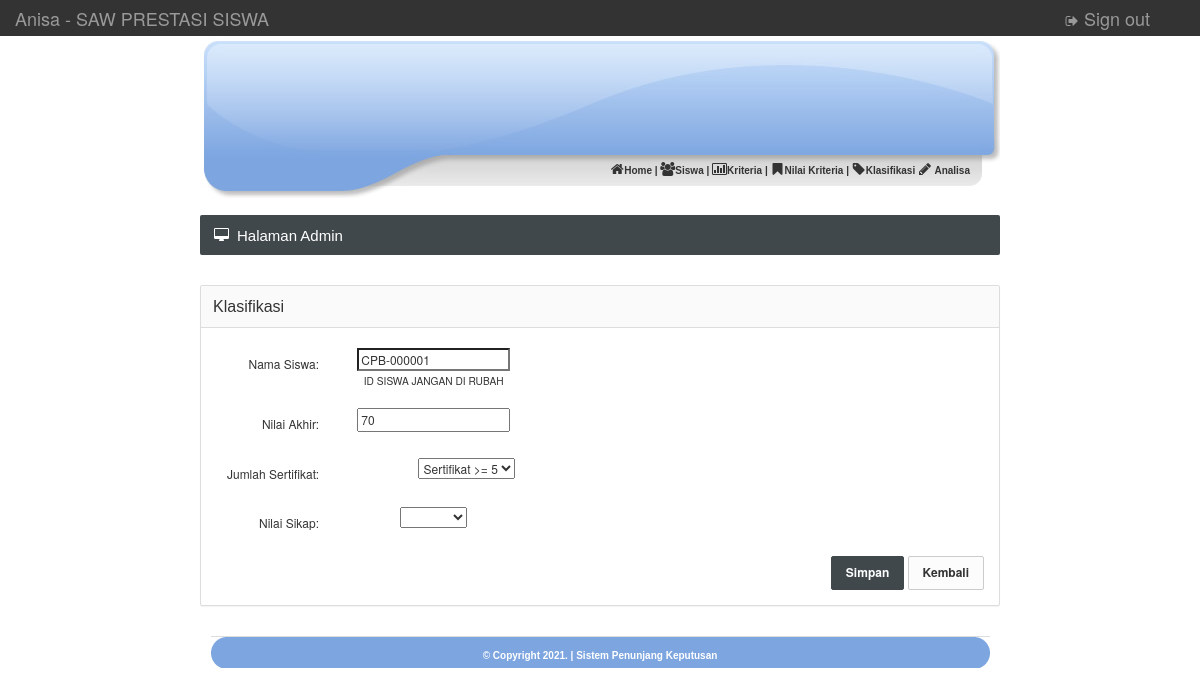
The app's page /admin/klasifikasi_edit.php?id_klasifikasi=18 (signed in) with its own data.
### tables this page shows
CREATE TABLE `klasifikasi` (
  `id_klasifikasi` int(5) NOT NULL,
  `id_mhs` varchar(10) NOT NULL,
  `nilai_akhir` double NOT NULL,
  `sertifikat` double NOT NULL,
  `nilai_sikap` double NOT NULL
);

CREATE TABLE `himpunan` (
  `id_himpunan` int(5) NOT NULL,
  `id_kriteria` int(5) NOT NULL,
  `namahimpunan` varchar(100) NOT NULL,
  `nilai` varchar(100) NOT NULL,
  `keterangan` varchar(100) NOT NULL
);

### admin/klasifikasi_edit.php (the view, shortened to what this page needs)
<?php
include "head.php";
?>
<?php include "menu.php"; ?>
</div>
<br />
<div id="content">
    <div class="page-title">
        <h5><i class="fa fa-desktop"></i> Halaman Admin</h5>
    </div>
    <?php
    $id_klasifikasi = $_GET['id_klasifikasi'];
    $query = mysqli_query($conn, "SELECT * FROM klasifikasi WHERE id_klasifikasi='" . $id_klasifikasi . "'");
    $dataku = mysqli_fetch_array($query);
    ?>
    <form class="form-horizontal" action="klasifikasi_edit.php" method="post" role="form">
        <div class="panel panel-default">
            <div class="panel-heading">
                <h6 class="panel-title">Klasifikasi</h6>
            </div>
            <div class="panel-body">
                <div class="form-group">
                    <label class="col-sm-2 control-label text-right">Nama Siswa:</label>
                    <div class="col-sm-3">
                        <input type="text" name='id_mhs' id='id_mhs' value="<?= $dataku['id_mhs'] ?>" required >
                        <small><br>
                            ID SISWA JANGAN DI RUBAH</small>
                    </div>
                </div>
                <div class="form-group">
                    <label class="col-sm-2 control-label text-right">Nilai Akhir:</label>
                    <div class="col-sm-3">
                        <input type="number" name='nilai_akhir' id='id_akhir' value="<?= $dataku['nilai_akhir']?>">
                    </div>
                </div>
                <div class="form-group">
                    <label class="col-sm-2 control-label text-right">Jumlah Sertifikat:</label>
                    <div class="col-sm-4">
                        <select name='sertifikat' data-placeholder="Pilih Penghasilan Ortu..." class="required select">
                            <?php
                            $query = "SELECT * FROM himpunan where id_kriteria='7' order by id_himpunan asc";
                            $hasil = mysqli_query($conn, $query);
                            while ($data = mysqli_fetch_array($hasil)) :
                            ?>
                                <option value='<?= $data['nilai'] ?>' <?= $data['nilai'] === $dataku['sertifikat'] ? 'selected' : '' ?>> <?= $data['namahimpunan'] ?> </option>
                            <?php endwhile; ?>
                        </select>
                    </div>
                </div>
                <div class="form-group">
                    <label class="col-sm-2 control-label text-right">Nilai Sikap:</label>
                    <div class="col-sm-3">
                        <select name='nilai_sikap' data-placeholder="Pilih nilai_sikap..." class="required select">
                            <option></option>
                            <?php
                            $query = "SELECT * FROM himpunan where id_kriteria='8' order by id_himpunan asc";
                            $hasil = mysqli_query($conn, $query);
                            while ($data = mysqli_fetch_array($hasil)) :
                            ?>
                                <option value='<?= $data['nilai'] ?>' <?= $data['nilai'] === $dataku['nilai_sikap'] ? 'selected' : '' ?>> <?= $data['namahimpunan'] ?> </option>
                            <?php endwhile; ?>
                        </select>
                    </div>
                </div>
                <div class="form-action text-right">
                    <input type="submit" name="simpan" value="Simpan" class="btn btn-primary">
                    <input type="button" name="kembali" value="Kembali" onClick="javascript:history.back()" class="btn btn-default">
                </div>
            </div>
        </div>
    </form>
    <?php include "footer.php" ?>

### images/style.css (style rules this page uses)
body { margin-top: 0px; margin-left: 0px; margin-right: 0px; margin-bottom: 0px; }
#content { width: 800px; }

### css/brain-theme.css (style rules this page uses)
html { height: 100%; }
body { background: url(../images/interface/background.png) repeat; font-size: 12px; min-height: 100%; position: relative; padding-top: 36px; }
label { font-weight: 500; }
h5, .h5 { font-size: 16px; }
h6, .h6 { font-size: 14px; }
h5 .fa, .h5 .fa { margin: 0 8px 0 0; float: left; }
.btn { font-size: 12px; padding: 7px 14px 8px 14px; border-radius: 2px; font-weight: bold; }
.btn-default { background-color: #fcfcfc; }
.btn-primary { background-color: #40484C; border-color: #40484C; }
.panel { margin-bottom: 30px; border-radius: 2px; }
.panel-heading { padding: 0; border-top-right-radius: 2px; border-top-left-radius: 2px; position: relative; }
.panel-heading:after { content: ""; display: table; clear: both; }
.panel-title { padding: 12px 12px 11px 12px; float: left; display: block; }
.panel-body { position: relative; }
.panel-default > .panel-heading { background: #fafafa; }
.form-group { margin-bottom: 20px; }
.panel .form-group:first-child, .well .form-group:first-child { margin-top: 5px; }
input[type=text], input[type=password], textarea { -webkit-appearance: none; }
.form-horizontal .control-label, .form-horizontal .radio, .form-horizontal .checkbox, .form-horizontal .radio-inline, .form-horizontal .checkbox-inline { margin-bottom: 5px; }
@media (min-width: 768px) { .form-horizontal .control-label { text-align: left; } }
@media (min-width: 768px) { .form-horizontal .control-label.text-right { text-align: right; } }

### css/styles.css (style rules this page uses)
@media (min-width: 768px) { a, .btn, .caret, .close, .sidebar, .select2-choice abbr, .select2-highlighted, .ui-slider-range, .ui-datepicker-trigger, .ui-timepicker-list li, .checker span:after, .checker span, .navbar-toggle, .thumb-options, .select2-arrow b, .thumb-zoom img, .fc-button, .page-content { -webkit-transition: all 0.15s ease-in-out; -moz-transition: all 0.15s ease-in-out; -o-transition: all 0.15s ease-in-out; transition: all 0.15s ease-in-out; } }
.fa { position: relative; font-size: 14px; min-width: 14px; text-align: center; }
h1, h2, h3, h4, h5, h6, .navigation > li > a, .stats li span { font-family: 'Cuprum', sans-serif; font-weight: normal; }
.page-title { color: #fff; background-color: #40484C; -moz-box-shadow: 0 1px 0 #fff; -webkit-box-shadow: 0 1px 0 #FFF; box-shadow: 0 1px 0 #FFF; border-radius: 2px; margin-bottom: 30px; }
.page-title:after { content: ""; display: table; clear: both; }
.page-title h5 { margin: 0; float: left; display: block; font-size: 15px; padding: 13px 14px 12px 14px; line-height: 1; }

### records on screen
klasifikasi: id_mhs "CPB-000001", nilai_akhir "70", sertifikat "Sertifikat >= 5"
